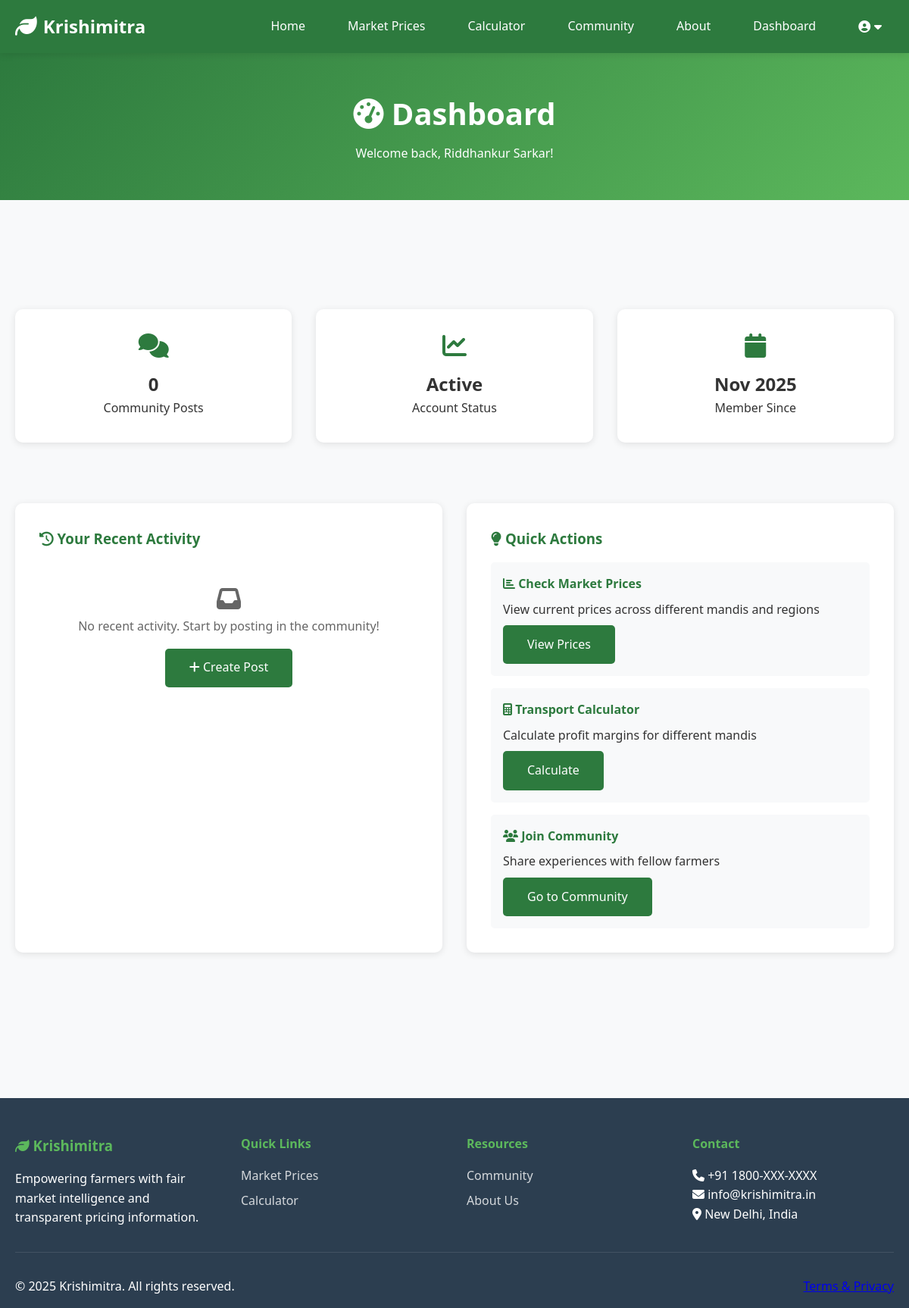
The page /dashboard (signed in) on the database as committed earlier.
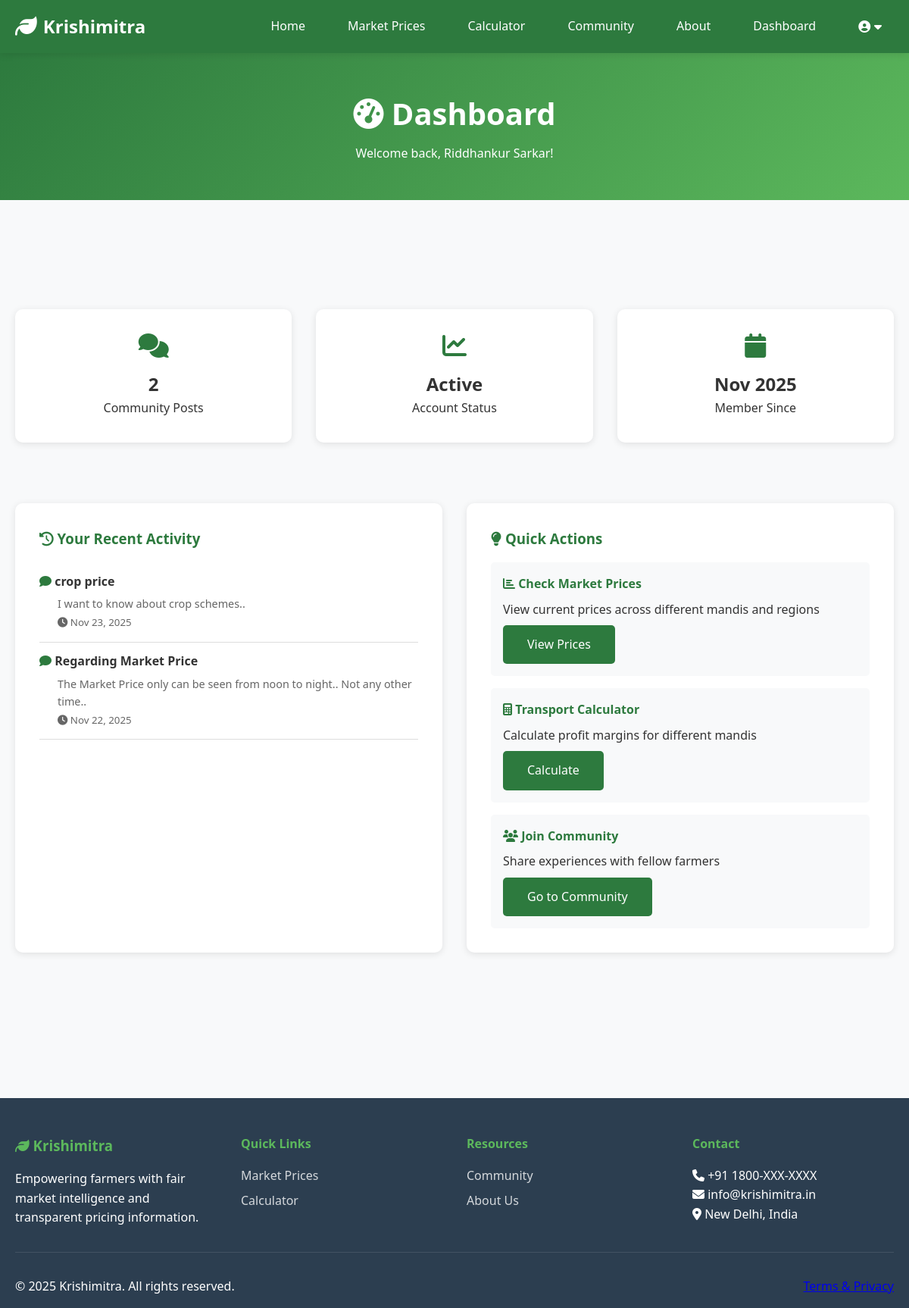
The same page on the database as committed later.
### models.py (models this page shows, shortened)
class User(UserMixin, db.Model):
    __tablename__ = 'users'
    id = db.Column(db.Integer, primary_key=True)
    full_name = db.Column(db.String(100), nullable=False)
    email = db.Column(db.String(120), unique=True, nullable=False, index=True)
    phone = db.Column(db.String(15), unique=True, nullable=False)
    password_hash = db.Column(db.String(256), nullable=False)
    user_type = db.Column(db.String(20), nullable=False)  # farmer, ngo, trader
    state = db.Column(db.String(50))
    district = db.Column(db.String(50))
    farm_size = db.Column(db.Float)
    primary_crops = db.Column(db.String(500))  # Comma-separated crop names
    created_at = db.Column(db.DateTime, default=datetime.utcnow)
    last_login = db.Column(db.DateTime)
    is_active = db.Column(db.Boolean, default=True)
    posts = db.relationship('CommunityPost', backref='author', lazy=True, cascade='all, delete-orphan')

class CommunityPost(db.Model):
    __tablename__ = 'community_posts'
    id = db.Column(db.Integer, primary_key=True)
    user_id = db.Column(db.Integer, db.ForeignKey('users.id'), nullable=False)
    title = db.Column(db.String(200), nullable=False)
    content = db.Column(db.Text, nullable=False)
    category = db.Column(db.String(50))
    likes = db.Column(db.Integer, default=0)
    created_at = db.Column(db.DateTime, default=datetime.utcnow)
    updated_at = db.Column(db.DateTime, default=datetime.utcnow, onupdate=datetime.utcnow)

### app.py (the view)
@app.route('/dashboard')
@login_required
def dashboard():
    posts_count = CommunityPost.query.filter_by(user_id=current_user['id']).count()
    recent_posts = CommunityPost.query\
        .filter_by(user_id=current_user['id'])\
        .order_by(CommunityPost.created_at.desc())\
        .limit(5)\
        .all()
    total_likes = db.session.query(db.func.sum(CommunityPost.likes))\
        .filter_by(user_id=current_user['id'])\
        .scalar() or 0
    return render_template('dashboard.html',
                         current_user=current_user,
                         user_type=current_user['details'].user_type,
                         posts_count=posts_count,
                         recent_posts=recent_posts,
                         total_likes=total_likes)

### app.py (called while the page is built)
@login_manager.user_loader
def load_user(user_id):
    return  db.session.get(User, user_id)

def login_required(f):
    @wraps(f)
    def decorated_function(*args, **kwargs):
        if current_user['is_authenticated'] == False:
            flash('Please login to access this page.', 'warning')
            return redirect(url_for('login'))
        return f(*args, **kwargs)
    return decorated_function

### templates/dashboard.html (shortened to what this page needs)
{% extends "base.html" %}
{% block content %}
<div class="page-header">
    <div class="container">
        <h1><i class="fas fa-tachometer-alt"></i> Dashboard</h1>
        <p>Welcome back, {{ current_user.name }}!</p>
    </div>
</div>
<section>
    <div class="container">
        {% if user_type == 'farmer' %}
        <div class="grid grid-4">
            <div class="card text-center">
                <i class="fas fa-comments fa-2x text-primary mb-1"></i>
                <h2>{{ posts_count }}</h2>
                <p>Community Posts</p>
            </div>
            <div class="card text-center">
                <i class="fas fa-chart-line fa-2x text-primary mb-1"></i>
                <h2>Active</h2>
                <p>Account Status</p>
            </div>
            <div class="card text-center">
                <i class="fas fa-calendar fa-2x text-primary mb-1"></i>
                <h2>{{ current_user.details.created_at.strftime('%b %Y') }}</h2>
                <p>Member Since</p>
            </div>
        </div>
        <div class="grid grid-2 mt-3">
            <div class="card">
                <h3><i class="fas fa-history"></i> Your Recent Activity</h3>
                {% if recent_posts %}
                <ul style="list-style: none; padding: 0;">
                    {% for post in recent_posts %}
                    <li style="padding: 0.8rem 0; border-bottom: 1px solid var(--border-color);">
                        <div style="display: flex; justify-content: space-between; align-items: start;">
                            <div style="flex: 1;">
                                <i class="fas fa-comment" style="color: var(--primary-color);"></i>
                                <strong>{{ post.title }}</strong>
                                <p style="margin: 0.3rem 0 0 1.5rem; color: var(--text-light); font-size: 0.9rem;">
                                    {{ post.content[:80] }}{% if post.content|length > 80 %}...{% endif %}
                                </p>
                                <small style="color: var(--text-light); margin-left: 1.5rem;">
                                    <i class="fas fa-clock"></i> {{ post.created_at.strftime('%b %d, %Y') }}
                                </small>
                            </div>
                        </div>
                    </li>
                    {% endfor %}
                </ul>
                {% else %}
                <div style="text-align: center; padding: 2rem; color: var(--text-light);">
                    <i class="fas fa-inbox fa-2x" style="margin-bottom: 0.5rem;"></i>
                    <p>No recent activity. Start by posting in the community!</p>
                    <a href="{{ url_for('community') }}" class="btn btn-primary mt-1">
                        <i class="fas fa-plus"></i> Create Post
                    </a>
                </div>
                {% endif %}
            </div>
            <div class="card">
                <h3><i class="fas fa-lightbulb"></i> Quick Actions</h3>
                <div style="background-color: var(--light-bg); padding: 1rem; border-radius: 5px; margin-bottom: 1rem;">
                    <h4 style="color: var(--primary-color); margin-bottom: 0.5rem;">
                        <i class="fas fa-chart-bar"></i> Check Market Prices
                    </h4>
                    <p style="margin: 0.5rem 0;">View current prices across different mandis and regions</p>
                    <a href="{{ url_for('prices') }}" class="btn btn-primary">View Prices</a>
                </div>
                <div style="background-color: var(--light-bg); padding: 1rem; border-radius: 5px; margin-bottom: 1rem;">
                    <h4 style="color: var(--primary-color); margin-bottom: 0.5rem;">
                        <i class="fas fa-calculator"></i> Transport Calculator
                    </h4>
                    <p style="margin: 0.5rem 0;">Calculate profit margins for different mandis</p>
                    <a href="{{ url_for('transport_calculator') }}" class="btn btn-primary">Calculate</a>
                </div>
                <div style="background-color: var(--light-bg); padding: 1rem; border-radius: 5px;">
                    <h4 style="color: var(--primary-color); margin-bottom: 0.5rem;">
                        <i class="fas fa-users"></i> Join Community
                    </h4>
                    <p style="margin: 0.5rem 0;">Share experiences with fellow farmers</p>
                    <a href="{{ url_for('community') }}" class="btn btn-primary">Go to Community</a>
                </div>
            </div>
        </div>
        {% endif %}
    </div>
</section>
{% endblock %}

### templates/base.html (shortened to what this page needs)
<!DOCTYPE html>
<html lang="en">
<head>
    <link rel="stylesheet" href="{{ url_for('static', filename='css/style.css') }}">
    <link rel="stylesheet" href="https://cdnjs.cloudflare.com/ajax/libs/font-awesome/6.4.0/css/all.min.css">
</head>
<body>
    <nav class="navbar">
        <div class="container nav-container">
            <div class="nav-brand">
                <a href="{{ url_for('home') }}">
                    <i class="fas fa-leaf"></i>
                    <span>Krishimitra</span>
                </a>
            </div>
            <ul class="nav-menu" id="navMenu">
                <li><a href="{{ url_for('home') }}">Home</a></li>
                <li><a href="{{ url_for('prices') }}">Market Prices</a></li>
                <li><a href="{{ url_for('transport_calculator') }}">Calculator</a></li>
                <li><a href="{{ url_for('community') }}">Community</a></li>
                <li><a href="{{ url_for('about') }}">About</a></li>
                {% if current_user.is_authenticated %}
                    <li><a href="{{ url_for('dashboard') }}">Dashboard</a></li>
                    <li class="user-dropdown">
                        <a href="#" class="user-menu-toggle">
                            <i class="fas fa-user-circle"></i> {{ current_user.full_name }}
                            <i class="fas fa-caret-down"></i>
                        </a>
                    </li>
                {% else %}
                    <li><a href="{{ url_for('login') }}" class="btn-login">Login</a></li>
                {% endif %}
            </ul>
        </div>
    </nav>
    <main>
        {% block content %}{% endblock %}
    </main>
    <footer class="footer">
        <div class="container">
            <div class="footer-content">
                <div class="footer-section">
                    <h3><i class="fas fa-leaf"></i> Krishimitra</h3>
                    <p>Empowering farmers with fair market intelligence and transparent pricing information.</p>
                </div>
                <div class="footer-section">
                    <h4>Quick Links</h4>
                    <ul>
                        <li><a href="{{ url_for('prices') }}">Market Prices</a></li>
                        <li><a href="{{ url_for('transport_calculator') }}">Calculator</a></li>
                    </ul>
                </div>
                <div class="footer-section">
                    <h4>Resources</h4>
                    <ul>
                        <li><a href="{{ url_for('community') }}">Community</a></li>
                        <li><a href="{{ url_for('about') }}">About Us</a></li>
                    </ul>
                </div>
                <div class="footer-section">
                    <h4>Contact</h4>
                    <p><i class="fas fa-phone"></i> +91 1800-XXX-XXXX</p>
                    <p><i class="fas fa-envelope"></i> info@krishimitra.in</p>
                    <p><i class="fas fa-map-marker-alt"></i> New Delhi, India</p>
                </div>
            </div>
            <div class="footer-bottom">
                <p>&copy; 2025 Krishimitra. All rights reserved.</p>
                <p><a href="{{ url_for('terms_privacy') }}">Terms & Privacy</a></p>
            </div>
        </div>
    </footer>
</body>
</html>

### static/css/style.css (style rules this page uses)
* { margin: 0; padding: 0; box-sizing: border-box; }
:root { --primary-color: #2d7a3e; --secondary-color: #5cb85c; --accent-color: #ff9800; --dark-color: #2c3e50; --light-bg: #f8f9fa; --white: #ffffff; --text-dark: #333333; --text-light: #666666; --border-color: #ddd; --shadow: 0 2px 10px rgba(0,0,0,0.1); --shadow-lg: 0 4px 20px rgba(0,0,0,0.15); }
body { font-family: 'Segoe UI', Tahoma, Geneva, Verdana, sans-serif; line-height: 1.6; color: var(--text-dark); background-color: var(--light-bg); }
.container { max-width: 1200px; margin: 0 auto; padding: 0 20px; }
.navbar { background-color: var(--primary-color); padding: 1rem 0; position: sticky; top: 0; z-index: 1000; box-shadow: var(--shadow); }
.nav-container { display: flex; justify-content: space-between; align-items: center; }
.nav-brand a { color: var(--white); text-decoration: none; font-size: 1.5rem; font-weight: bold; display: flex; align-items: center; gap: 0.5rem; }
.nav-brand i { font-size: 1.8rem; }
.nav-menu { display: flex; list-style: none; gap: 1.5rem; align-items: center; }
.nav-menu a { color: var(--white); text-decoration: none; padding: 0.5rem 1rem; border-radius: 5px; transition: all 0.3s ease; }
.user-dropdown { position: relative; }
.user-menu-toggle { display: flex; align-items: center; gap: 0.3rem; }
.btn { display: inline-block; padding: 0.8rem 2rem; background-color: rgb(82, 189, 82); color: var(--white); text-decoration: none; border-radius: 5px; border: none; font-size: 1rem; cursor: pointer; transition: all 0.3s ease; }
.btn-primary { background-color: var(--primary-color); }
.card { background-color: var(--white); border-radius: 10px; padding: 2rem; box-shadow: var(--shadow); margin-bottom: 2rem; transition: transform 0.3s ease; }
.card h3 { color: var(--primary-color); margin-bottom: 1rem; }
.grid { display: grid; gap: 2rem; margin: 3rem 0; }
.grid-2 { grid-template-columns: repeat(auto-fit, minmax(300px, 1fr)); }
.grid-4 { grid-template-columns: repeat(auto-fit, minmax(200px, 1fr)); }
.footer { background-color: var(--dark-color); color: var(--white); padding: 3rem 0 1rem; margin-top: 4rem; }
.footer-content { display: grid; grid-template-columns: repeat(auto-fit, minmax(250px, 1fr)); gap: 2rem; margin-bottom: 2rem; }
.footer-section h3, .footer-section h4 { margin-bottom: 1rem; color: var(--secondary-color); }
.footer-section ul { list-style: none; }
.footer-section ul li { margin-bottom: 0.5rem; }
.footer-section a { color: var(--white); text-decoration: none; opacity: 0.8; transition: opacity 0.3s ease; }
.footer-bottom { text-align: center; padding-top: 2rem; border-top: 1px solid rgba(255,255,255,0.1); display: flex; justify-content: space-between; align-items: center; }
section { padding: 3rem 0; }
.page-header { background: linear-gradient(135deg, var(--primary-color) 0%, var(--secondary-color) 100%); color: var(--white); padding: 3rem 0; text-align: center; margin-bottom: 3rem; }
.page-header h1 { font-size: 2.5rem; margin-bottom: 0.5rem; }
.text-center { text-align: center; }
.text-primary { color: var(--primary-color); }
.mb-1 { margin-bottom: 1rem; }
.mt-3 { margin-top: 3rem; }

### templates/dashboard.html (style rules this page uses)
.text-center { text-align: center; }
.text-primary { color: var(--primary-color); }
.mb-1 { margin-bottom: 1rem; }
.mt-3 { margin-top: 3rem; }

Rows that differ between the two databases and show on the page:
added CommunityPost: title "crop price", content "I want to know about crop schemes..", created_at "Nov 23, 2025"
added CommunityPost: title "Regarding Market Price", content "The Market Price only can be seen from noon to night.. Not any other time..", created_at "Nov 22, 2025"
Other text that changed with them:
{{ posts_count }}: "0" → "2"
text no longer shown: "No recent activity. Start by posting in the community! Create Post"
